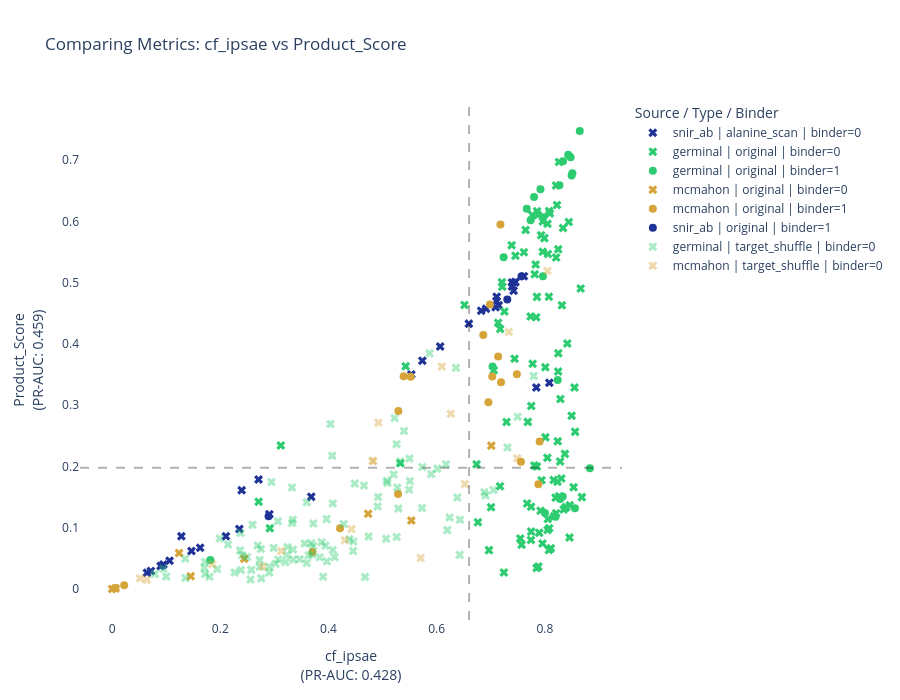

Notebook source saved alongside this figure:
### Code cell
import plotly.graph_objects as go


top_20 = stats_df.sort_values(by='pr_auc_mean', ascending=False).head(20)

m1_info, m2_info = top_20.iloc[5], top_20.iloc[2]

m1, t1, d1 = m1_info['metric'], m1_info['opt_threshold_mean'], m1_info['direction_mean']
m2, t2, d2 = m2_info['metric'], m2_info['opt_threshold_mean'], m2_info['direction_mean']

plot_df = (
    scores_df
    .groupby(['source', 'sample', 'type', 'binder'])[[m1, m2]]
    .agg(['mean', 'std'])
    .reset_index()
)

plot_df.columns = [
    f"{c[0]}_{c[1]}" if c[1] else c[0]
    for c in plot_df.columns
]


colors_map = {
    'germinal': "#2ecc71",
    'mcmahon': "#d6a439",
    'snir_ab': "#1f3397"
}

marker_map = {
    0: 'x',
    1: 'circle'
}



alpha_map = {
    "target_shuffle": 0.4,
    "original": 1.0,
    "alanine_scan": 1.0
}

# figure setup

fig = go.Figure()

# loop by type so opacity is consistent
for t, type_df in plot_df.groupby("type"):

    opacity = alpha_map.get(t, 1.0)

    # then split by source + binder
    for (source, binder), subdf in type_df.groupby(["source", "binder"]):

        fig.add_trace(
            go.Scatter(
                x=subdf[f"{m1}_mean"],
                y=subdf[f"{m2}_mean"],

                mode='markers',
                
                marker=dict(
                    color=colors_map[source],
                    symbol=marker_map[binder],
                    size=8,
                    opacity=opacity,
                    line=dict(width=0)
                ),

                name=f"{source} | {t} | binder={binder}",

                text=subdf["sample"],

                hovertemplate=(
                    "<b>%{text}</b><br>"
                    f"{m1}: %{{x:.3f}}<br>"
                    f"{m2}: %{{y:.3f}}<br>"
                    f"source: {source}<br>"
                    f"type: {t}<br>"
                    f"binder: {binder}<br>"
                    "<extra></extra>"
                ),

                showlegend=True
            )
        )


# Threshold lines
fig.add_vline(
    x=t1,
    line_dash="dash",
    line_color="black",
    opacity=0.3
)

fig.add_hline(
    y=t2,
    line_dash="dash",
    line_color="black",
    opacity=0.3
)


# Layout
fig.update_layout(
    width=900,
    height=700,
    plot_bgcolor='white',
    title=f"Comparing Metrics: {m1} vs {m2}",
    xaxis_title=f"{m1}<br>(PR-AUC: {m1_info['pr_auc_mean']:.3f})",
    yaxis_title=f"{m2}<br>(PR-AUC: {m2_info['pr_auc_mean']:.3f})",
    legend_title="Source / Type / Binder"
)

fig.show()

### Figure 1 — Plotly figure (JSON) as saved in the notebook; plotly's stock layout.template omitted (floating-point values rounded to 4 significant figures)
{"data": [{"hovertemplate": "<b>%{text}</b><br>cf_ipsae: %{x:.3f}<br>Product_Score: %{y:.3f}<br>source: snir_ab<br>type: alanine_scan<br>binder: 0<br><extra></extra>", "marker": {"color": "#1f3397", "line": {"width": 0}, "opacity": 1, "size": 8, "symbol": "x"}, "mode": "markers", "name": "snir_ab | alanine_scan | binder=0", "showlegend": true, "text": ["5ifj_abc_cut_A_D111A", "5ifj_abc_cut_A_K110A", "5ifj_abc_cut_A_S64A", "5ifj_abc_cut_A_W52A", "5ifj_abc_cut_A_Y66A", "5ifj_abc_cut_B_L116A", "5ifj_abc_cut_B_V38A", "5ifj_abc_cut_B_W107A", "5ifj_abc_cut_B_Y37A", "5ifj_abc_cut_all_A", "5ig7_abc_cut_A_K110A", "5ig7_abc_cut_A_W52A", "5ig7_abc_cut_A_Y66A", "5ig7_abc_cut_B_G114A", "5ig7_abc_cut_B_L116A", "5ig7_abc_cut_B_V38A", "5ig7_abc_cut_B_W107A", "5ig7_abc_cut_B_Y37A", "5ig7_abc_cut_all_A", "5ijk_acx_cut_A_I112A", "5ijk_acx_cut_A_I114A", "5ijk_acx_cut_A_K57A", "5ijk_acx_cut_A_R55A", "5ijk_acx_cut_A_T113A", "5ijk_acx_cut_B_K36A", "5ijk_acx_cut_B_T113A", "5ijk_acx_cut_B_W56A", "5ijk_acx_cut_B_Y107A", "5ijk_acx_cut_B_Y108A", "5ijk_acx_cut_B_Y31A", "5ijk_acx_cut_B_Y38A", "5ijk_acx_cut_all_A"], "type": "scatter", "x": [0.7105, 0.7089, 0.5735, 0.6594, 0.5531, 0.7421, 0.7147, 0.6065, 0.6823, 0.2708, 0.6913, 0.7393, 0.7451, 0.7612, 0.7393, 0.7451, 0.1281, 0.7109, 0.2395, 0.1467, 0.06449, 0.0897, 0.1627, 0.8082, 0.3681, 0.1062, 0.7841, 0.2104, 0.2352, 0.09478, 0.07162, 0.2907], "y": [0.4701, 0.4601, 0.3727, 0.4332, 0.3501, 0.4871, 0.463, 0.3957, 0.4542, 0.1787, 0.4574, 0.5005, 0.5006, 0.5105, 0.4938, 0.5011, 0.08618, 0.477, 0.1611, 0.06213, 0.0264, 0.03739, 0.06747, 0.3365, 0.1504, 0.0462, 0.329, 0.08624, 0.0978, 0.03982, 0.02932, 0.1222]}, {"hovertemplate": "<b>%{text}</b><br>cf_ipsae: %{x:.3f}<br>Product_Score: %{y:.3f}<br>source: germinal<br>type: original<br>binder: 0<br><extra></extra>", "marker": {"color": "#2ecc71", "line": {"width": 0}, "opacity": 1, "size": 8, "symbol": "x"}, "mode": "markers", "name": "germinal | original | binder=0", "showlegend": true, "text": ["nb_s105046_mpnn_2_IL3", "nb_s105306_mpnn_3_BHRF", "nb_s133952_mpnn_4_IL3", "nb_s140867_mpnn_3_IL3", "nb_s148672_mpnn_1_IL20", "nb_s149825_mpnn_4_PDL1", "nb_s1683_mpnn_1_PDL1", "nb_s169413_mpnn_5_IL20", "nb_s175477_mpnn_4_BHRF", "nb_s183327_mpnn_2_IL3", "nb_s191527_mpnn_5_PDL1", "nb_s202316_mpnn_3_PDL1", "nb_s204617_mpnn_1_BHRF", "nb_s216967_mpnn_4_PDL1", "nb_s233025_mpnn_1_IL3", "nb_s255632_mpnn_3_PDL1", "nb_s272990_mpnn_1_PDL1", "nb_s283003_mpnn_3_IL3", "nb_s286378_mpnn_1_PDL1", "nb_s296830_mpnn_3_IL20", "nb_s2975_mpnn_1_IL20", "nb_s299548_mpnn_5_IL20", "nb_s302651_mpnn_3_PDL1", "nb_s310510_mpnn_2_IL3", "nb_s319551_mpnn_2_PDL1", "nb_s33838_mpnn_3_IL20", "nb_s351880_mpnn_1_PDL1", "nb_s353537_mpnn_1_BHRF", "nb_s358395_mpnn_3_IL3", "nb_s378562_mpnn_3_PDL1", "nb_s38254_mpnn_5_PDL1", "nb_s390940_mpnn_4_IL20", "nb_s403539_mpnn_3_IL20", "nb_s417721_mpnn_3_BHRF", "nb_s434952_mpnn_1_IL20", "nb_s459933_mpnn_3_IL3", "nb_s461534_mpnn_4_PDL1", "nb_s467069_mpnn_5_PDL1", "nb_s467146_mpnn_5_PDL1", "nb_s473012_mpnn_5_IL20", "nb_s481672_mpnn_4_PDL1", "nb_s483532_mpnn_3_IL3", "nb_s491148_mpnn_3_PDL1", "nb_s494235_mpnn_5_PDL1", "nb_s499859_mpnn_4_PDL1", "nb_s52054_mpnn_3_PDL1", "nb_s53820_mpnn_1_PDL1", "nb_s541171_mpnn_1_IL3", "nb_s55152_mpnn_1_BHRF", "nb_s558025_mpnn_4_BHRF", "nb_s566504_mpnn_1_IL20", "nb_s566504_mpnn_5_IL20", "nb_s607831_mpnn_3_IL20", "nb_s609713_mpnn_4_IL3", "nb_s614599_mpnn_3_IL3", "nb_s622643_mpnn_2_PDL1", "nb_s64546_mpnn_1_IL20", "nb_s64546_mpnn_3_IL20", "nb_s648479_mpnn_1_IL20", "nb_s648756_mpnn_3_BHRF", "nb_s651199_mpnn_2_BHRF", "nb_s652766_mpnn_5_IL3", "nb_s664067_mpnn_1_BHRF", "nb_s666722_mpnn_1_IL3", "nb_s68363_mpnn_1_PDL1", "nb_s713450_mpnn_2_IL20", "nb_s7171_mpnn_3_PDL1", "nb_s72302_mpnn_3_IL3", "nb_s731008_mpnn_1_PDL1", "nb_s731008_mpnn_2_PDL1", "nb_s731266_mpnn_5_PDL1", "nb_s745346_mpnn_4_PDL1", "nb_s752383_mpnn_5_IL20", "nb_s754136_mpnn_1_IL3", "nb_s771809_mpnn_3_IL20", "nb_s78562_mpnn_2_PDL1", "nb_s80385_mpnn_2_IL20", "nb_s80543_mpnn_1_BHRF", "nb_s80903_mpnn_4_PDL1", "nb_s829439_mpnn_1_PDL1", "nb_s829439_mpnn_5_PDL1", "nb_s834944_mpnn_4_PDL1", "nb_s849285_mpnn_4_BHRF", "nb_s850749_mpnn_1_PDL1", "nb_s854077_mpnn_2_PDL1", "nb_s870186_mpnn_1_PDL1", "nb_s870461_mpnn_2_IL3", "nb_s874243_mpnn_5_IL20", "nb_s883690_mpnn_4_PDL1", "nb_s887286_mpnn_4_PDL1", "nb_s892360_mpnn_4_PDL1", "nb_s893078_mpnn_5_PDL1", "nb_s895571_mpnn_3_PDL1", "nb_s913468_mpnn_5_IL20", "nb_s916275_mpnn_1_PDL1", "nb_s919455_mpnn_4_PDL1", "nb_s949322_mpnn_2_BHRF", "nb_s949322_mpnn_4_BHRF", "nb_s975197_mpnn_2_PDL1"], "type": "scatter", "x": [0.8199, 0.6513, 0.7544, 0.7745, 0.8046, 0.8304, 0.7736, 0.7743, 0.8048, 0.8208, 0.7856, 0.8224, 0.7938, 0.7961, 0.5328, 0.796, 0.2915, 0.7242, 0.8074, 0.8684, 0.7569, 0.8461, 0.7813, 0.8074, 0.7748, 0.8266, 0.8162, 0.3119, 0.7895, 0.2709, 0.744, 0.8455, 0.8054, 0.826, 0.7171, 0.7956, 0.7252, 0.7385, 0.8282, 0.7852, 0.8205, 0.8237, 0.787, 0.8171, 0.7612, 0.7004, 0.7291, 0.6967, 0.7056, 0.8661, 0.8233, 0.8315, 0.8245, 0.7745, 0.7807, 0.784, 0.7685, 0.7672, 0.8384, 0.5427, 0.8494, 0.788, 0.8442, 0.7847, 0.799, 0.853, 0.8049, 0.811, 0.7136, 0.7213, 0.7774, 0.7456, 0.792, 0.8347, 0.6737, 0.8247, 0.8394, 0.7206, 0.8336, 0.8091, 0.8008, 0.8078, 0.8208, 0.7174, 0.7767, 0.8286, 0.808, 0.8414, 0.7644, 0.783, 0.837, 0.8056, 0.8009, 0.6762, 0.8246, 0.7853, 0.8559, 0.8548, 0.793], "y": [0.1491, 0.4636, 0.0826, 0.09365, 0.2142, 0.1803, 0.4447, 0.07982, 0.5962, 0.1237, 0.6165, 0.6269, 0.1774, 0.5998, 0.2053, 0.5505, 0.09911, 0.02696, 0.4771, 0.15, 0.07242, 0.1367, 0.5139, 0.06356, 0.2987, 0.1514, 0.1778, 0.2343, 0.09174, 0.1425, 0.376, 0.08419, 0.1144, 0.6972, 0.1676, 0.07424, 0.4531, 0.5613, 0.2082, 0.4769, 0.6586, 0.241, 0.6106, 0.1189, 0.5496, 0.1334, 0.2725, 0.06345, 0.357, 0.4906, 0.1749, 0.463, 0.355, 0.1344, 0.2015, 0.4436, 0.2728, 0.1397, 0.1334, 0.3637, 0.2828, 0.03651, 0.5989, 0.03413, 0.5728, 0.166, 0.0962, 0.06634, 0.4346, 0.4933, 0.3676, 0.5439, 0.1278, 0.1296, 0.2038, 0.3847, 0.1335, 0.5008, 0.5893, 0.6128, 0.3621, 0.6169, 0.5412, 0.4246, 0.6104, 0.3101, 0.09917, 0.4007, 0.586, 0.5297, 0.2206, 0.5467, 0.2475, 0.1091, 0.5547, 0.1999, 0.2565, 0.3289, 0.5775]}, {"hovertemplate": "<b>%{text}</b><br>cf_ipsae: %{x:.3f}<br>Product_Score: %{y:.3f}<br>source: germinal<br>type: original<br>binder: 1<br><extra></extra>", "marker": {"color": "#2ecc71", "line": {"width": 0}, "opacity": 1, "size": 8, "symbol": "circle"}, "mode": "markers", "name": "germinal | original | binder=1", "showlegend": true, "text": ["nb_s105306_mpnn_2_BHRF", "nb_s109706_mpnn_2_BHRF", "nb_s206217_mpnn_2_PDL1", "nb_s206217_mpnn_5_PDL1", "nb_s276607_mpnn_4_BHRF", "nb_s327664_mpnn_4_BHRF", "nb_s39537_mpnn_2_BHRF", "nb_s530943_mpnn_3_IL20", "nb_s618542_mpnn_2_PDL1", "nb_s618542_mpnn_3_PDL1", "nb_s663598_mpnn_2_BHRF", "nb_s717713_mpnn_2_IL20", "nb_s717713_mpnn_4_IL20", "nb_s718865_mpnn_2_PDL1", "nb_s759449_mpnn_1_PDL1", "nb_s759449_mpnn_4_PDL1", "nb_s807208_mpnn_5_IL3", "nb_s807321_mpnn_2_BHRF", "nb_s874243_mpnn_2_IL20", "nb_s877334_mpnn_2_BHRF", "nb_s972445_mpnn_2_BHRF", "nb_s983700_mpnn_1_BHRF", "nb_s983700_mpnn_2_BHRF"], "type": "scatter", "x": [0.8237, 0.8431, 0.7918, 0.7665, 0.8832, 0.7799, 0.7736, 0.7032, 0.8494, 0.8476, 0.8644, 0.8197, 0.8282, 0.8329, 0.8336, 0.8001, 0.1818, 0.7963, 0.8555, 0.8268, 0.8508, 0.797, 0.7237], "y": [0.3414, 0.7087, 0.6526, 0.6206, 0.1972, 0.64, 0.6018, 0.3632, 0.6749, 0.7049, 0.7476, 0.1181, 0.1469, 0.1511, 0.6984, 0.1242, 0.04744, 0.5105, 0.1319, 0.659, 0.6785, 0.6069, 0.5417]}, {"hovertemplate": "<b>%{text}</b><br>cf_ipsae: %{x:.3f}<br>Product_Score: %{y:.3f}<br>source: mcmahon<br>type: original<br>binder: 0<br><extra></extra>", "marker": {"color": "#d6a439", "line": {"width": 0}, "opacity": 1, "size": 8, "symbol": "x"}, "mode": "markers", "name": "mcmahon | original | binder=0", "showlegend": true, "text": ["Nb.AD101_A2AR", "Nb.AD102_A2AR", "Nb.AQ101_Adiponectin", "Nb.AQ101_Adiponectin_trimer", "Nb.AQ102_Adiponectin", "Nb.AQ102_Adiponectin_trimer", "Nb.AQ104_Adiponectin", "Nb.AQ104_Adiponectin_trimer"], "type": "scatter", "x": [0.5531, 0.701, 0.2442, 0.0, 0.1238, 0.4733, 0.1454, 0.00646], "y": [0.1117, 0.234, 0.0493, 0.0, 0.05885, 0.1227, 0.02065, 0.0008664]}, {"hovertemplate": "<b>%{text}</b><br>cf_ipsae: %{x:.3f}<br>Product_Score: %{y:.3f}<br>source: mcmahon<br>type: original<br>binder: 1<br><extra></extra>", "marker": {"color": "#d6a439", "line": {"width": 0}, "opacity": 1, "size": 8, "symbol": "circle"}, "mode": "markers", "name": "mcmahon | original | binder=1", "showlegend": true, "text": ["Nb.AQ100_Adiponectin", "Nb.AQ100_Adiponectin_trimer", "Nb.AQ103_Adiponectin", "Nb.AQ103_Adiponectin_trimer", "Nb.b201_HSA_25-609", "Nb.b201_HSA_404-601", "Nb.b201_HSA_404-609", "Nb.c200_B2AR", "Nb.c201_B2AR", "Nb.c202_B2AR", "Nb.c203_B2AR", "Nb.c204_B2AR", "Nb.c205_B2AR", "Nb.c206_B2AR", "Nb.c207_B2AR", "Nb.c208_B2AR", "Nb.c209_B2AR", "Nb.c210_B2AR", "Nb.c211_B2AR"], "type": "scatter", "x": [0.3704, 0.006198, 0.4214, 0.02237, 0.5389, 0.7136, 0.7179, 0.7557, 0.7189, 0.7879, 0.6956, 0.5292, 0.7026, 0.7903, 0.5518, 0.5286, 0.6984, 0.6861, 0.7482], "y": [0.0604, 0.001505, 0.09909, 0.005986, 0.3472, 0.3795, 0.595, 0.2076, 0.3375, 0.171, 0.305, 0.2904, 0.3469, 0.2408, 0.3465, 0.155, 0.4642, 0.4145, 0.3504]}, {"hovertemplate": "<b>%{text}</b><br>cf_ipsae: %{x:.3f}<br>Product_Score: %{y:.3f}<br>source: snir_ab<br>type: original<br>binder: 1<br><extra></extra>", "marker": {"color": "#1f3397", "line": {"width": 0}, "opacity": 1, "size": 8, "symbol": "circle"}, "mode": "markers", "name": "snir_ab | original | binder=1", "showlegend": true, "text": ["5ifj_abc_cut", "5ig7_abc_cut", "5ijk_acx_cut"], "type": "scatter", "x": [0.7305, 0.7568, 0.2892], "y": [0.4726, 0.5107, 0.1188]}, {"hovertemplate": "<b>%{text}</b><br>cf_ipsae: %{x:.3f}<br>Product_Score: %{y:.3f}<br>source: germinal<br>type: target_shuffle<br>binder: 0<br><extra></extra>", "marker": {"color": "#2ecc71", "line": {"width": 0}, "opacity": 0.4, "size": 8, "symbol": "x"}, "mode": "markers", "name": "germinal | target_shuffle | binder=0", "showlegend": true, "text": ["nb_s103722_mpnn_4_PDL1", "nb_s105046_mpnn_2_PDL1", "nb_s105306_mpnn_3_PDL1", "nb_s109706_mpnn_2_IL3", "nb_s141576_mpnn_4_PDL1", "nb_s148672_mpnn_1_BHRF", "nb_s149825_mpnn_4_IL3", "nb_s1683_mpnn_1_IL3", "nb_s175477_mpnn_2_IL20", "nb_s175477_mpnn_4_IL3", "nb_s183327_mpnn_2_PDL1", "nb_s191527_mpnn_5_IL3", "nb_s206217_mpnn_2_IL3", "nb_s216967_mpnn_4_BHRF", "nb_s251319_mpnn_2_IL20", "nb_s255632_mpnn_3_IL20", "nb_s283003_mpnn_2_IL20", "nb_s293208_mpnn_4_PDL1", "nb_s299383_mpnn_3_IL3", "nb_s319551_mpnn_2_BHRF", "nb_s33838_mpnn_1_BHRF", "nb_s351880_mpnn_1_BHRF", "nb_s353537_mpnn_1_IL20", "nb_s373735_mpnn_2_PDL1", "nb_s389903_mpnn_5_IL20", "nb_s403539_mpnn_3_BHRF", "nb_s410453_mpnn_2_PDL1", "nb_s410453_mpnn_5_PDL1", "nb_s416874_mpnn_3_IL20", "nb_s453654_mpnn_1_IL3", "nb_s459933_mpnn_3_PDL1", "nb_s465730_mpnn_3_BHRF", "nb_s465730_mpnn_4_BHRF", "nb_s467069_mpnn_3_IL3", "nb_s467146_mpnn_5_BHRF", "nb_s473012_mpnn_5_PDL1", "nb_s481672_mpnn_4_IL3", "nb_s494235_mpnn_5_IL20", "nb_s499859_mpnn_4_IL3", "nb_s506400_mpnn_4_PDL1", "nb_s52054_mpnn_3_BHRF", "nb_s530943_mpnn_3_BHRF", "nb_s53820_mpnn_2_BHRF", "nb_s544951_mpnn_3_PDL1", "nb_s55152_mpnn_1_PDL1", "nb_s558025_mpnn_4_PDL1", "nb_s563170_mpnn_3_PDL1", "nb_s566504_mpnn_1_BHRF", "nb_s596199_mpnn_2_PDL1", "nb_s596199_mpnn_3_IL20", "nb_s605394_mpnn_5_IL20", "nb_s607831_mpnn_3_PDL1", "nb_s609713_mpnn_4_BHRF", "nb_s614599_mpnn_3_IL20", "nb_s618542_mpnn_2_IL3", "nb_s632243_mpnn_4_IL20", "nb_s64546_mpnn_1_IL3", "nb_s645924_mpnn_3_BHRF", "nb_s648756_mpnn_3_IL20", "nb_s651199_mpnn_2_PDL1", "nb_s652766_mpnn_5_BHRF", "nb_s663598_mpnn_2_IL3", "nb_s664067_mpnn_1_IL20", "nb_s666722_mpnn_2_IL20", "nb_s68363_mpnn_3_BHRF", "nb_s689267_mpnn_2_BHRF", "nb_s713450_mpnn_1_PDL1", "nb_s713450_mpnn_2_IL3", "nb_s7171_mpnn_3_IL3", "nb_s731008_mpnn_2_IL3", "nb_s731266_mpnn_5_IL3", "nb_s745346_mpnn_4_BHRF", "nb_s752383_mpnn_5_PDL1", "nb_s759449_mpnn_1_IL3", "nb_s776407_mpnn_2_IL3", "nb_s78562_mpnn_1_IL20", "nb_s792926_mpnn_4_BHRF", "nb_s792926_mpnn_5_IL20", "nb_s795450_mpnn_4_PDL1", "nb_s807208_mpnn_5_PDL1", "nb_s814263_mpnn_4_PDL1", "nb_s817878_mpnn_1_BHRF", "nb_s81839_mpnn_1_BHRF", "nb_s81839_mpnn_3_IL20", "nb_s834944_mpnn_1_IL20", "nb_s849285_mpnn_4_PDL1", "nb_s850749_mpnn_1_IL3", "nb_s850749_mpnn_2_IL20", "nb_s854077_mpnn_2_IL3", "nb_s877334_mpnn_1_IL20", "nb_s877988_mpnn_3_IL20", "nb_s878765_mpnn_1_IL20", "nb_s878765_mpnn_2_BHRF", "nb_s892360_mpnn_4_BHRF", "nb_s893078_mpnn_5_IL20", "nb_s916275_mpnn_1_BHRF", "nb_s919455_mpnn_4_IL3", "nb_s921313_mpnn_2_PDL1", "nb_s926337_mpnn_1_IL3", "nb_s926337_mpnn_2_IL3", "nb_s949322_mpnn_2_IL3", "nb_s949322_mpnn_4_IL3", "nb_s983700_mpnn_1_PDL1"], "type": "scatter", "x": [0.5898, 0.7308, 0.5734, 0.1801, 0.5504, 0.3323, 0.3598, 0.2141, 0.4456, 0.5065, 0.1718, 0.4917, 0.6904, 0.1991, 0.3348, 0.5261, 0.6882, 0.5398, 0.37, 0.2373, 0.3327, 0.3344, 0.446, 0.408, 0.705, 0.4484, 0.2407, 0.2595, 0.3719, 0.6196, 0.2751, 0.4675, 0.4909, 0.1356, 0.7794, 0.5074, 0.6012, 0.2495, 0.2908, 0.5728, 0.5272, 0.4037, 0.6428, 0.3065, 0.3965, 0.638, 0.6172, 0.4069, 0.2365, 0.1943, 0.347, 0.09483, 0.5292, 0.6238, 0.6424, 0.1705, 0.39, 0.5223, 0.2986, 0.356, 0.5203, 0.7497, 0.3872, 0.4742, 0.3717, 0.5258, 0.6356, 0.07878, 0.2558, 0.2264, 0.4079, 0.368, 0.1351, 0.4656, 0.3205, 0.3232, 0.3941, 0.3634, 0.5497, 0.5089, 0.5328, 0.1, 0.3597, 0.2692, 0.29, 0.5868, 0.3022, 0.4113, 0.3972, 0.2726, 0.2572, 0.2945, 0.2381, 0.4385, 0.3341, 0.4281, 0.3838, 0.5489, 0.1719, 0.3074, 0.3241, 0.2758, 0.2727], "y": [0.1878, 0.2312, 0.1993, 0.02003, 0.1764, 0.1656, 0.04241, 0.07254, 0.06213, 0.08189, 0.04451, 0.1503, 0.1526, 0.08244, 0.04797, 0.08484, 0.158, 0.2581, 0.05689, 0.09129, 0.1077, 0.06438, 0.07766, 0.1395, 0.1617, 0.1722, 0.05521, 0.1049, 0.1069, 0.09611, 0.06526, 0.01976, 0.1346, 0.0179, 0.3476, 0.1768, 0.1965, 0.0522, 0.02695, 0.1322, 0.1656, 0.2692, 0.1129, 0.1105, 0.1141, 0.1495, 0.2034, 0.2176, 0.06302, 0.03258, 0.04854, 0.03322, 0.1316, 0.1167, 0.05571, 0.03479, 0.02004, 0.2793, 0.06685, 0.07416, 0.1869, 0.2812, 0.07647, 0.08584, 0.0703, 0.2364, 0.3611, 0.02435, 0.01534, 0.02683, 0.06378, 0.07477, 0.04949, 0.169, 0.04375, 0.05533, 0.07078, 0.05493, 0.2131, 0.1732, 0.2081, 0.02034, 0.1417, 0.07086, 0.03646, 0.3847, 0.04109, 0.0519, 0.04543, 0.03631, 0.03122, 0.1746, 0.03087, 0.08135, 0.1129, 0.106, 0.05198, 0.1621, 0.02444, 0.04825, 0.06839, 0.01733, 0.04725]}, {"hovertemplate": "<b>%{text}</b><br>cf_ipsae: %{x:.3f}<br>Product_Score: %{y:.3f}<br>source: mcmahon<br>type: target_shuffle<br>binder: 0<br><extra></extra>", "marker": {"color": "#d6a439", "line": {"width": 0}, "opacity": 0.4, "size": 8, "symbol": "x"}, "mode": "markers", "name": "mcmahon | target_shuffle | binder=0", "showlegend": true, "text": ["Nb.AD101_Adiponectin", "Nb.AD102_Adiponectin", "Nb.AQ100_A2AR", "Nb.AQ101_A2AR", "Nb.AQ102_B2AR", "Nb.AQ103_B2AR", "Nb.AQ104_B2AR", "Nb.b201_Adiponectin", "Nb.c200_Adiponectin", "Nb.c201_Adiponectin", "Nb.c202_A2AR", "Nb.c203_A2AR", "Nb.c204_A2AR", "Nb.c205_Adiponectin", "Nb.c208_Adiponectin", "Nb.c209_Adiponectin", "Nb.c210_A2AR", "Nb.c211_A2AR"], "type": "scatter", "x": [0.4426, 0.006248, 0.8047, 0.6096, 0.7331, 0.4828, 0.4303, 0.1851, 0.3125, 0.2783, 0.626, 0.4813, 0.4922, 0.5704, 0.0516, 0.06405, 0.6521, 0.7491], "y": [0.09798, 0.001538, 0.5189, 0.3633, 0.4194, 0.209, 0.07949, 0.04033, 0.06209, 0.03672, 0.286, 0.209, 0.2714, 0.05059, 0.0174, 0.0149, 0.1712, 0.2132]}], "layout": {"height": 700, "legend": {"title": {"text": "Source / Type / Binder"}}, "plot_bgcolor": "white", "shapes": [{"line": {"color": "black", "dash": "dash"}, "opacity": 0.3, "type": "line", "x0": 0.6599, "x1": 0.6599, "xref": "x", "y0": 0, "y1": 1, "yref": "y domain"}, {"line": {"color": "black", "dash": "dash"}, "opacity": 0.3, "type": "line", "x0": 0, "x1": 1, "xref": "x domain", "y0": 0.1979, "y1": 0.1979, "yref": "y"}], "title": {"text": "Comparing Metrics: cf_ipsae vs Product_Score"}, "width": 900, "xaxis": {"title": {"text": "cf_ipsae<br>(PR-AUC: 0.428)"}}, "yaxis": {"title": {"text": "Product_Score<br>(PR-AUC: 0.459)"}}}}
